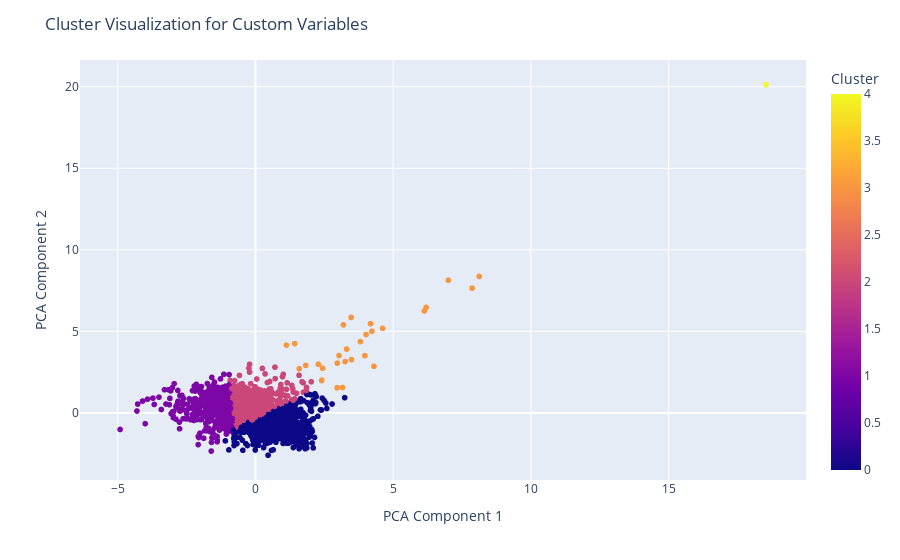

Notebook cell for this chart:
### Code cell
fig

### Figure 1 — Plotly figure (JSON) as saved in the notebook; plotly's stock layout.template omitted (floating-point values rounded to 4 significant figures; data arrays with more than 128 entries replaced by an {"elided": "..."} marker saying what was removed)
{"data": [{"customdata": {"elided": "3139x2 mixed values"}, "hovertemplate": "PCA1=%{x}<br>PCA2=%{y}<br>County=%{customdata[0]}<br>FIPS=%{customdata[1]}<br>Cluster=%{marker.color}<extra></extra>", "legendgroup": "", "marker": {"color": {"elided": "3139 int values"}, "coloraxis": "coloraxis", "symbol": "circle"}, "mode": "markers", "name": "", "showlegend": false, "type": "scattergl", "x": {"elided": "3139 float values"}, "xaxis": "x", "y": {"elided": "3139 float values"}, "yaxis": "y"}], "layout": {"coloraxis": {"colorbar": {"title": {"text": "Cluster"}}, "colorscale": [[0, "#0d0887"], [0.1111, "#46039f"], [0.2222, "#7201a8"], [0.3333, "#9c179e"], [0.4444, "#bd3786"], [0.5556, "#d8576b"], [0.6667, "#ed7953"], [0.7778, "#fb9f3a"], [0.8889, "#fdca26"], [1, "#f0f921"]]}, "legend": {"tracegroupgap": 0}, "margin": {"t": 60}, "title": {"text": "Cluster Visualization for Custom Variables"}, "xaxis": {"anchor": "y", "domain": [0, 1], "title": {"text": "PCA Component 1"}}, "yaxis": {"anchor": "x", "domain": [0, 1], "title": {"text": "PCA Component 2"}}}}
